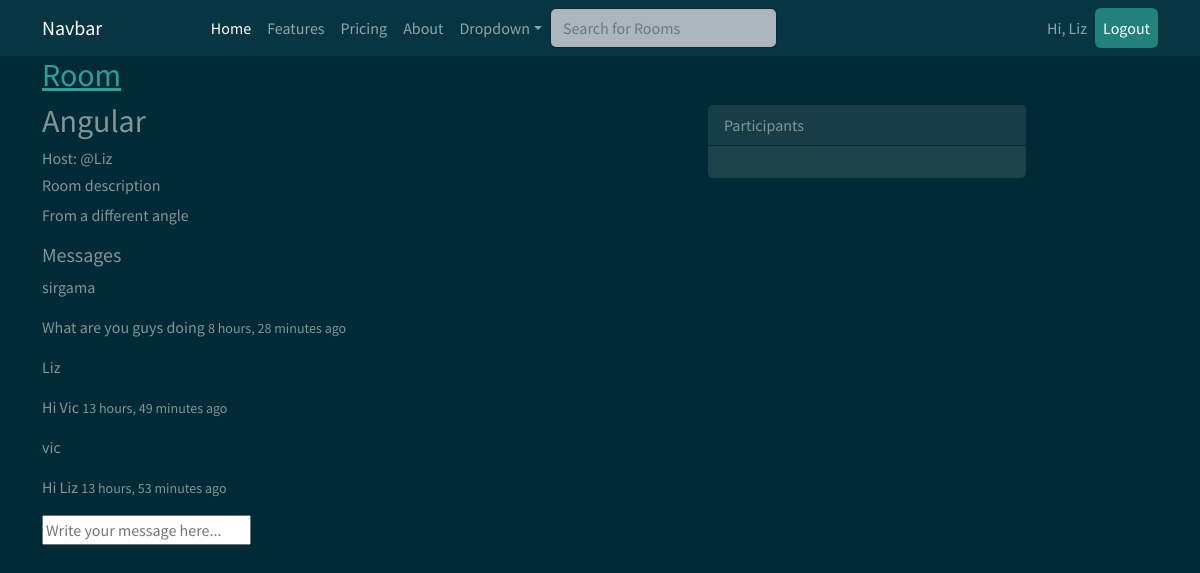
/room/3/ (signed in), run on the app's committed database.
### mainapp/models.py (models this page shows, shortened)
class Room(models.Model):
    host = models.ForeignKey(User,on_delete=models.SET_NULL, null=True)
    topic = models.ForeignKey(Topic, on_delete=models.SET_NULL, null=True)
    name = models.CharField(max_length=100)
    description = models.TextField(null=True, blank=True)
    members = models.ManyToManyField(User, related_name='members', blank=True)
    updated = models.DateTimeField(auto_now=True)
    created = models.DateTimeField(auto_now_add=True)
    class Meta:
        ordering = ['-updated', '-created']

class Message(models.Model):
    user = models.ForeignKey(User, on_delete=models.CASCADE)
    room = models.ForeignKey(Room, on_delete=models.CASCADE)
    body = models.TextField()
    updated = models.DateTimeField(auto_now=True)
    created = models.DateTimeField(auto_now_add=True)

### mainapp/views.py (the view, shortened to what this page needs)
# urls.py: path('room/<str:pk>/', views.room, name='room'),
def room(request, pk):
    room = Room.objects.get(id=pk)
    roomchats = room.message_set.all().order_by('-created')
    context = {
        "room" : room,
        "roomchats":roomchats
    }
    return render(request, 'mainapp/room.html', context)

### mainapp/templates/mainapp/room.html (shortened to what this page needs)
{% extends 'mainapp/base.html' %}
{% load static %}
{% block content %}
{% include 'mainapp/navbar.html' %}
<div class="container">
    <div class="row">
        <div class="col-md-7">
            <a href="{% url 'home' %}"><h2>Room</h2></a>
                <h2>{{room.name}}</h2>
                <h6>Host: @{{room.host.username}}</h6>
                <h6>Room description</h6>
                <p>{{room.description}}</p>
                <h5>Messages</h5>
                    {% for mess in roomchats %}
                        <p>{{mess.user}}    </p>
                        <p>{{mess.body}}  <small>{{mess.created | timesince}} ago</small></p>
                    {% endfor %}
                    {% if request.user.is_authenticated %}
                <div>
    <form action="" method="POST">
        <input type="text" name="body" placeholder="Write your message here...">
    </form>
</div>
        </div>
        <div class="col-md-4">
            <div class="card  mb-3 mt-5" style="max-width: 20rem;">
                <div class="card-header">Participants</div>
                <div class="card-body">
                </div>
              </div>
        </div>
    </div>
</div>
    {% endif %}
{% endblock %}

### mainapp/templates/mainapp/navbar.html (shortened to what this page needs)
{% load static %}
<nav class="navbar navbar-expand-lg navbar-dark bg-dark">
    <div class="container">
      <a class="navbar-brand" href="#">Navbar</a>
      <div class="collapse navbar-collapse" id="navbarColor02">
        <ul class="navbar-nav m-auto">
          <li class="nav-item">
            <a class="nav-link active" href="{% url 'home' %}">Home
            </a>
          </li>
          <li class="nav-item">
            <a class="nav-link" href="#">Features</a>
          </li>
          <li class="nav-item">
            <a class="nav-link" href="#">Pricing</a>
          </li>
          <li class="nav-item">
            <a class="nav-link" href="#">About</a>
          </li>
          <li class="nav-item dropdown">
            <a class="nav-link dropdown-toggle" data-bs-toggle="dropdown" href="#" role="button" aria-haspopup="true" aria-expanded="false">Dropdown</a>
          </li>
           <form class="d-flex" method="GET" action="{% url 'home' %}">
          <input class="form-control me-sm-2" type="text" placeholder="Search for Rooms" name="q" pwa2-uuid="EDITOR/input-863-FCC-3BBCC-11C" pwa-fake-editor="">
        </form>
        </ul>
      </div>
      <div class="collapse navbar-collapse" id="navbarColor02">
        <ul class="navbar-nav ms-auto">
            {% if request.user.is_authenticated %}
            <li class="nav-item">
              <a class="nav-link" href="#">Hi, {{request.user}}</a>
            </li>
            <li class="nav-item">
                <a class="nav-link active btn btn-success" href="{% url 'logout' %}">Logout
                </a>
            </li>
            {% endif %}
        </ul>
      </div>
    </div>
  </nav>

### data on the page
Room: name "Angular", host.username "Liz", description "From a different angle"
Message: user "sirgama", body "What are you guys doing", created "8 hours, 28 minutes"
Message: user "Liz", body "Hi Vic", created "13 hours, 49 minutes"
Message: user "vic", body "Hi Liz", created "13 hours, 53 minutes"

### other printed values
{{ request.user }} "Liz"
